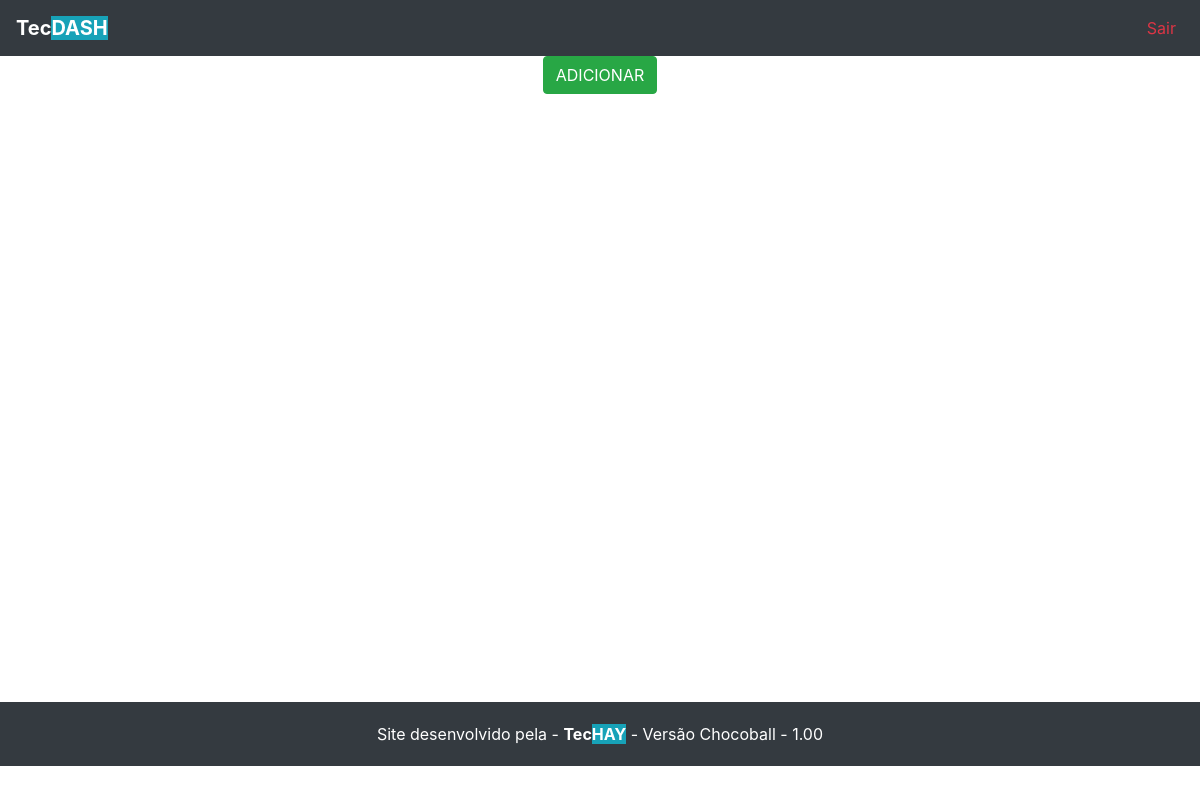
Before: /dashboard/list_how with the older database file.
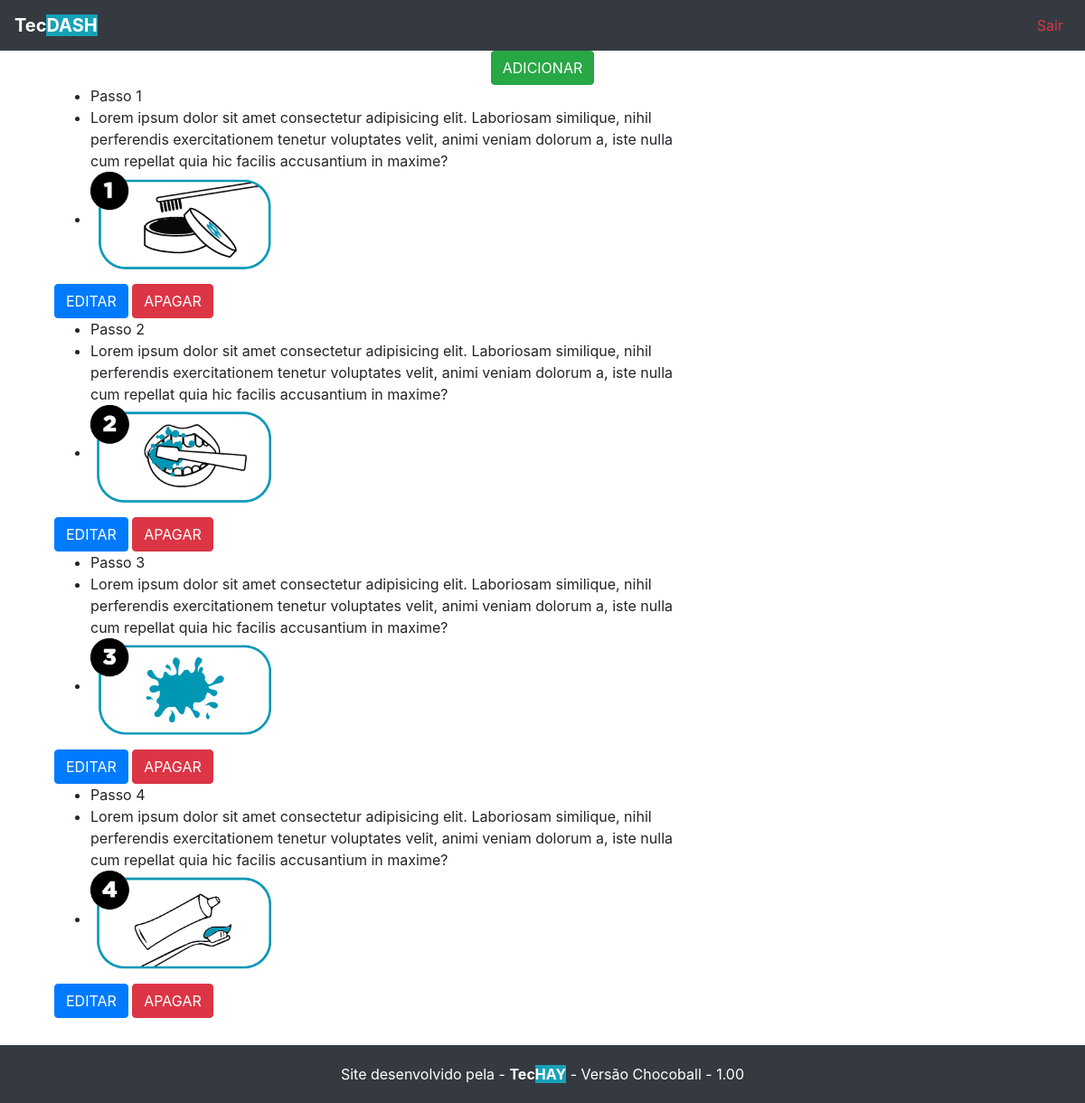
After: the same page with the newer database file.
### principal/models.py (models this page shows, shortened)
class How_Use(models.Model):
	title = models.CharField(max_length=500, null=True)
	details = models.TextField()
	image = models.ImageField(upload_to='image/how_use')

### principal/views.py (the view)
# urls.py: path('list_how', views.list_how, name="list_how"),
def list_how(request):
  data = {}
  hows = How_Use.objects.all()
  data['hows'] = hows
  return render(request, 'dashboard/how/list-how.html', data)

### principal/templates/dashboard/how/list-how.html
{% extends "base.html" %}
{% block conteudo %}
<div class="content">
	<div class="container">
		{% if hows.all %}
		<div align="center">
		<a href="{% url 'add_how' %}" class="btn btn-success">ADICIONAR</a>
		</div>
		{% endif %}
		{% for how in hows %}
		<div class="col-8">
			<ul>
				<li>{{how.title}}</li>
				<li>{{how.details}}</li>
				<li><img width="200" src="{{how.image.url}}"></li>
			</ul>
			<a href="{% url 'edit_how' how.pk %}" class="btn btn-primary">EDITAR</a>
			<a href="{% url 'delete_how' how.pk %}" class="btn btn-danger">APAGAR</a>
		</div>
		{% empty %}
		<div align="center">
			<a href="{% url 'add_how' %}" class="btn btn-success">ADICIONAR</a>
		</div>
		{% endfor %}
	</div>
</div>
{% endblock %}

Changed rows visible on the page:
added How_Use: title "Passo 1", details "Lorem ipsum dolor sit amet consectetur adipisicing elit. Laboriosam similique, nihil perferendis exercitationem tenetur voluptates velit, animi veniam dolorum a, iste nulla cum repellat quia hic facilis accusantium in maxime?", image (picture)
added How_Use: title "Passo 2", details "Lorem ipsum dolor sit amet consectetur adipisicing elit. Laboriosam similique, nihil perferendis exercitationem tenetur voluptates velit, animi veniam dolorum a, iste nulla cum repellat quia hic facilis accusantium in maxime?", image (picture)
added How_Use: title "Passo 3", details "Lorem ipsum dolor sit amet consectetur adipisicing elit. Laboriosam similique, nihil perferendis exercitationem tenetur voluptates velit, animi veniam dolorum a, iste nulla cum repellat quia hic facilis accusantium in maxime?", image (picture)
added How_Use: title "Passo 4", details "Lorem ipsum dolor sit amet consectetur adipisicing elit. Laboriosam similique, nihil perferendis exercitationem tenetur voluptates velit, animi veniam dolorum a, iste nulla cum repellat quia hic facilis accusantium in maxime?", image (picture)
